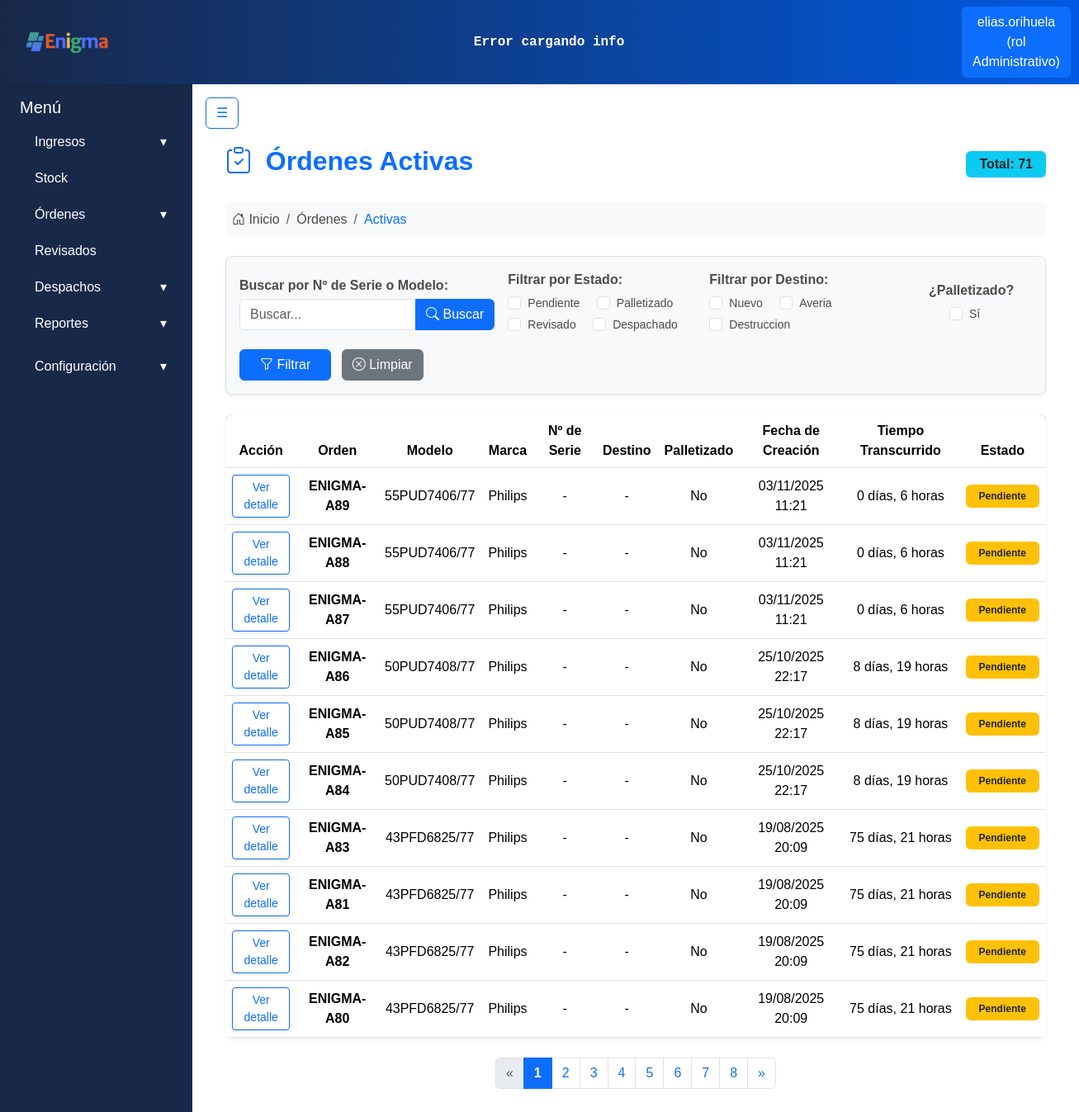
The app's page /ordenes/ordenes/activas/ (signed in) with its own data.
### apps/usuarios/models.py (models this page shows, shortened)
class Usuarios(AbstractBaseUser):
    username = models.CharField('Nombre de usuario', unique= True, max_length=60)
    email = models.EmailField('Correo electronico', max_length=254, unique= True)
    nombre = models.CharField(max_length=50)
    apellido = models.CharField(max_length=50)
    rol = models.ForeignKey(Roles, on_delete=models.CASCADE)
    activo = models.BooleanField(default=True)
    is_admin = models.BooleanField(default = False)
    is_superuser = models.BooleanField(default=False)
    is_staff = models.BooleanField(default=False)
    objects = UsuariosManager()
    USERNAME_FIELD = 'username'
    REQUIRED_FIELDS = ['nombre', 'apellido', 'email'] #campos necesarios para crear la cuenta por consola

class Roles(models.Model):
    id = models.AutoField(primary_key=True)
    nombre = models.CharField(max_length=50)
    def __str__(self):
        return self.nombre

### apps/ordenes/models.py (models this page shows, shortened)
class Estados(models.Model):
    nombre_estado = models.CharField(max_length=30)

class Destinos(models.Model):
    nombre_destino = models.CharField(max_length=30)

class Ordenes(ModeloBaseConUsuario):  # HEREDA el usuario y el save()
    remito_id = models.ForeignKey('ingresos.Remitos', on_delete=models.CASCADE)
    equipo_id = models.ForeignKey('Equipos', on_delete=models.CASCADE)
    estado_id = models.ForeignKey('Estados', on_delete=models.CASCADE)
    falla_detectada = models.CharField(max_length=50, null=True, blank=True)
    reparacion = models.CharField(max_length=50, null=True, blank=True)
    fecha_revision = models.DateTimeField(null=True, blank=True)
    editado_por = models.ForeignKey(
        User, on_delete=models.SET_NULL, null=True, blank=True, related_name='ordenes_editadas'
    )
    palletizado_por = models.ForeignKey(
        User, on_delete=models.SET_NULL, null=True, blank=True, related_name='ordenes_palletizadas'
    )
    orden_activa = models.BooleanField(default=True)
    fecha_creacion = models.DateTimeField(auto_now_add=True)
    modificacion_id = models.ForeignKey('HistorialOrdenes', on_delete=models.CASCADE, null=True, blank=True)
    destino = models.ForeignKey('Destinos', on_delete=models.CASCADE, null=True, blank=True)
    equipo_palletizado = models.BooleanField(default=False)

### apps/ingresos/models.py (models this page shows, shortened)
class Productos(models.Model):
    id = models.AutoField(primary_key=True)
    marca = models.CharField(max_length=30)
    modelo = models.CharField(max_length=50, unique=True)

### apps/ordenes/views.py (the view)
# urls.py: path('ordenes/activas/', login_required(OrdenesActivasListView.as_view()), name='ordenes_activas'),
class OrdenesActivasListView(LoginRequiredMixin, ListView):
    model = Ordenes
    template_name = 'ordenes/ordenes_activas.html'
    context_object_name = 'ordenes'
    paginate_by = 10  # 🔹 Paginación: 10 por página
    def get_queryset(self):
        queryset = Ordenes.objects.select_related(
            'equipo_id__producto_id', 'estado_id', 'destino'
        ).filter(orden_activa=True).order_by('-fecha_creacion')
        estados = self.request.GET.getlist('estado')
        destinos = self.request.GET.getlist('destino')
        palletizado = self.request.GET.getlist('palletizado')
        buscar = self.request.GET.get('buscar', '').strip()
        if estados:
            queryset = queryset.filter(estado_id__in=estados)
        if destinos:
            queryset = queryset.filter(destino__in=destinos)
        if palletizado:
            queryset = queryset.filter(equipo_palletizado=True)
        if buscar:
            queryset = queryset.filter(
                models.Q(equipo_id__numero_serie__icontains=buscar) |
                models.Q(equipo_id__producto_id__modelo__icontains=buscar)
            )
        return queryset
    def get_context_data(self, **kwargs):
        context = super().get_context_data(**kwargs)
        datos_ordenes = []
        for orden in context['ordenes']:
            datos_ordenes.append({
                'id': orden.id,
                'modelo': orden.equipo_id.producto_id.modelo,
                'marca': orden.equipo_id.producto_id.marca,
                'numero_serie': orden.equipo_id.numero_serie,
                'fecha_creacion': orden.fecha_creacion,
                'tiempo_transcurrido': now() - orden.fecha_creacion,
                'estado': orden.estado_id.nombre_estado,
                'destino': orden.destino.nombre_destino if orden.destino else '-',
                'palletizado': 'Sí' if orden.equipo_palletizado else 'No',
            })
        context['ordenes'] = datos_ordenes
        context['total_ordenes'] = self.get_queryset().count()
        context['estados'] = Estados.objects.all()
        context['destinos'] = Destinos.objects.all()
        context['filtro_estados'] = self.request.GET.getlist('estado')
        context['filtro_destinos'] = self.request.GET.getlist('destino')
        context['filtro_palletizado'] = self.request.GET.getlist('palletizado')
        context['buscar'] = self.request.GET.get('buscar', '')
        return context

### apps/ordenes/templates/ordenes/ordenes_activas.html (shortened to what this page needs)
{% extends 'base.html' %}
{% block content %}
<div class="page-container px-4 mt-3">
    <div class="d-flex justify-content-between align-items-center mb-4">
        <h2 class="fw-bold text-primary">
            <i class="bi bi-clipboard-check text-primary me-2"></i>
            Órdenes Activas
        </h2>
        {% if total_ordenes %}
        <span class="badge bg-info text-dark fs-6 px-3 py-2 shadow-sm">
            Total: {{ total_ordenes }}
        </span>
        {% endif %}
    </div>
    <nav aria-label="breadcrumb" class="mb-4">
        <ol class="breadcrumb bg-light rounded p-2">
            <li class="breadcrumb-item">
                <i class="bi bi-house-door"></i> Inicio
            </li>
            <li class="breadcrumb-item">
                Órdenes
            </li>
            <li class="breadcrumb-item text-primary" aria-current="page">Activas</li>
        </ol>
    </nav>
    <form method="get" class="mb-4 p-3 border rounded-3 shadow-sm bg-light">
        <div class="row g-3 align-items-center">
            <div class="col-md-4">
                <label for="buscar" class="form-label fw-bold mb-1">Buscar por Nº de Serie o Modelo:</label>
                <div class="input-group">
                    <input type="text" id="buscar" name="buscar" class="form-control"
                           placeholder="Buscar..." value="{{ buscar }}">
                    <button class="btn btn-primary" type="submit">
                        <i class="bi bi-search"></i> Buscar
                    </button>
                </div>
            </div>
            <div class="col-md-3">
                <label class="form-label fw-bold mb-1">Filtrar por Estado:</label><br>
                {% for estado in estados %}
                <div class="form-check form-check-inline">
                    <input class="form-check-input" type="checkbox" name="estado" value="{{ estado.id }}"
                        {% if estado.id|stringformat:"s" in filtro_estados %}checked{% endif %}>
                    <label class="form-check-label small">{{ estado.nombre_estado }}</label>
                </div>
                {% endfor %}
            </div>
            <div class="col-md-3">
                <label class="form-label fw-bold mb-1">Filtrar por Destino:</label><br>
                {% for destino in destinos %}
                <div class="form-check form-check-inline">
                    <input class="form-check-input" type="checkbox" name="destino" value="{{ destino.id }}"
                        {% if destino.id|stringformat:"s" in filtro_destinos %}checked{% endif %}>
                    <label class="form-check-label small">{{ destino.nombre_destino }}</label>
                </div>
                {% endfor %}
            </div>
            <div class="col-md-2 text-center">
                <label class="form-label fw-bold mb-1">¿Palletizado?</label><br>
                <div class="form-check form-check-inline">
                    <input class="form-check-input" type="checkbox" name="palletizado" value="1"
                        {% if "1" in filtro_palletizado %}checked{% endif %}>
                    <label class="form-check-label small">Sí</label>
                </div>
            </div>
        </div>
        <div class="mt-3">
            <button type="submit" class="btn btn-primary px-4 me-2">
                <i class="bi bi-funnel"></i> Filtrar
            </button>
            <a href="{% url 'ordenes_activas' %}" class="btn btn-secondary">
                <i class="bi bi-x-circle"></i> Limpiar
            </a>
        </div>
    </form>
    <div class="table-responsive shadow-sm rounded-3">
        <table class="table table-hover align-middle text-center m-0">
            <thead class="table-header bg-primary text-white">
                <tr>
                    <th>Acción</th>
                    <th>Orden</th>
                    <th>Modelo</th>
                    <th>Marca</th>
                    <th>Nº de Serie</th>
                    <th>Destino</th>
                    <th>Palletizado</th>
                    <th>Fecha de Creación</th>
                    <th>Tiempo Transcurrido</th>
                    <th>Estado</th>
                </tr>
            </thead>
            <tbody>
                {% for orden in ordenes %}
                <tr>
                    <td>
                        <a href="{% url 'orden_detalle' orden.id %}"
                            class="btn btn-outline-primary btn-sm shadow-sm">
                            Ver detalle
                        </a>
                    </td>
                    <td><strong>ENIGMA-A{{ orden.id }}</strong></td>
                    <td>{{ orden.modelo|default:"-" }}</td>
                    <td>{{ orden.marca|default:"-" }}</td>
                    <td>{{ orden.numero_serie|default:"-" }}</td>
                    <td>{{ orden.destino|default:"-" }}</td>
                    <td>{{ orden.palletizado|default:"No" }}</td>
                    <td>{{ orden.fecha_creacion|date:"d/m/Y H:i" }}</td>
                    <td>
                        {% with orden.tiempo_transcurrido as t %}
                            {{ t.days }} días, {% widthratio t.seconds 3600 1 %} horas
                        {% endwith %}
                    </td>
                    <td>
                        {% if orden.estado == "Pendiente" %}
                            <span class="badge bg-warning text-dark px-3 py-2">Pendiente</span>
                        {% elif orden.estado == "Revisado" %}
                            <span class="badge bg-success px-3 py-2">Revisado</span>
                        {% elif orden.estado == "Palletizado" %}
                            <span class="badge bg-primary px-3 py-2">Palletizado</span>
                        {% elif orden.estado == "Despachado" %}
                            <span class="badge bg-secondary px-3 py-2">Despachado</span>
                        {% else %}
                            <span class="badge bg-light text-dark px-3 py-2">{{ orden.estado|default:"-" }}</span>
                        {% endif %}
                    </td>
                </tr>
                {% empty %}
                <tr>
                    <td colspan="10" class="text-muted py-4">No hay órdenes activas.</td>
                </tr>
                {% endfor %}
            </tbody>
        </table>
    </div>
    {% if is_paginated %}
    <nav aria-label="Page navigation" class="mt-4">
        <ul class="pagination justify-content-center">
            {% if page_obj.has_previous %}
            <li class="page-item">
                <a class="page-link" href="?{% for key,value in request.GET.items %}{% if key != 'page' %}{{ key }}={{ value }}&{% endif %}{% endfor %}page={{ page_obj.previous_page_number }}" aria-label="Anterior">
                    <span aria-hidden="true">&laquo;</span>
                </a>
            </li>
            {% else %}
            <li class="page-item disabled"><span class="page-link">&laquo;</span></li>
            {% endif %}
            {% for i in paginator.page_range %}
                {% if page_obj.number == i %}
                    <li class="page-item active"><span class="page-link">{{ i }}</span></li>
                {% else %}
                    <li class="page-item">
                        <a class="page-link" href="?{% for key,value in request.GET.items %}{% if key != 'page' %}{{ key }}={{ value }}&{% endif %}{% endfor %}page={{ i }}">{{ i }}</a>
                    </li>
                {% endif %}
            {% endfor %}
            {% if page_obj.has_next %}
            <li class="page-item">
                <a class="page-link" href="?{% for key,value in request.GET.items %}{% if key != 'page' %}{{ key }}={{ value }}&{% endif %}{% endfor %}page={{ page_obj.next_page_number }}" aria-label="Siguiente">
                    <span aria-hidden="true">&raquo;</span>
                </a>
            </li>
            {% else %}
            <li class="page-item disabled"><span class="page-link">&raquo;</span></li>
            {% endif %}
        </ul>
    </nav>
    {% endif %}
</div>
{% endblock %}

### templates/includes/header.html (shortened to what this page needs)
{% load static %}
<nav class="navbar navbar-expand-lg shadow-sm navbar-gradient">
  <div class="container-fluid">
    <a class="navbar-brand d-flex align-items-center" href="{% url 'core:dashboard' %}">
      <div class="card-header p-0 bg-transparent border-0">
        <img class="logo_form" src="{% static 'img/enigmaLogoNuevo.png' %}" alt="Enigma Logo">
      </div>
    </a>
    <div class="mx-auto text-center d-none d-lg-block">
        <div class="ticker-container text-white py-1 px-2 rounded">
            <div class="ticker" id="ticker-api">
            </div>
        </div>
    </div>
    <div class="d-flex ms-auto">
      {% if user.is_authenticated %}
        <div class="dropdown">
          <a class="btn btn-primary" href="#" role="button" id="dropdownUser" data-bs-toggle="dropdown" aria-expanded="false">
            {{ user.username }} (rol {{ user.rol }})
          </a>
        </div>
      {% else %}
        <a href="{% url 'usuarios:register' %}" class="btn btn-outline-primary me-2">Registrarse</a>
        <a href="{% url 'usuarios:login' %}" class="btn btn-outline-success">Login</a>
      {% endif %}
    </div>
  </div>
</nav>

### static/css/style.css (style rules this page uses)
:root { --color-bg-navbar-solid:linear-gradient(90deg, #182848 0%, #005ae1 100%); }
.navbar-gradient { background: var(--color-bg-navbar-solid); }
.logo_form { width: auto; height: 40px; margin-right: 10px; margin-left: 0.8rem; }
h2 { color: #e02626; }
.active { background-color: #001d3a !important; font-weight: bold; border-radius: 0.25rem; }
body { font-family: Arial, sans-serif; color: #4b4b4b; }
h1, h2 { text-align: center; color: #0056b3; }
.ticker-container { color: #E0F2FE; overflow: hidden; white-space: nowrap; position: relative; width: 1000px; font-weight: bold; font-family: monospace; border-radius: 0.25rem; }
.ticker { display: inline-block; white-space: nowrap; animation: scrollTicker 50s linear infinite; }

### records on screen
Usuarios: username "elias.orihuela", rol "Administrativo"
Estados: nombre_estado "Pendiente"
Estados: nombre_estado "Palletizado"
Estados: nombre_estado "Revisado"
Estados: nombre_estado "Despachado"
Destinos: nombre_destino "Nuevo"
Destinos: nombre_destino "Averia"
Destinos: nombre_destino "Destruccion"
Productos: modelo "55PUD7406/77" "55PUD7406/77" "55PUD7406/77", marca "Philips" "Philips" "Philips"
Ordenes: fecha_creacion "03/11/2025 11:21"
Ordenes: fecha_creacion "03/11/2025 11:21"
Ordenes: fecha_creacion "03/11/2025 11:21"
Productos: modelo "50PUD7408/77" "50PUD7408/77" "50PUD7408/77", marca "Philips" "Philips" "Philips"
Ordenes: fecha_creacion "25/10/2025 22:17"
Ordenes: fecha_creacion "25/10/2025 22:17"
Ordenes: fecha_creacion "25/10/2025 22:17"
Productos: modelo "43PFD6825/77" "43PFD6825/77" "43PFD6825/77" "43PFD6825/77", marca "Philips" "Philips" "Philips" "Philips"
Ordenes: fecha_creacion "19/08/2025 20:09"
Ordenes: fecha_creacion "19/08/2025 20:09"
Ordenes: fecha_creacion "19/08/2025 20:09"
Ordenes: fecha_creacion "19/08/2025 20:09"

### other values on screen
{{ total_ordenes }} "71"
{{ orden.id }} "89" "88" "87" "86" "85" "84" "83" "81" "82" "80"
{{ orden.numero_serie|default:"-" }} "-" "-" "-" "-" "-" "-" "-" "-" "-" "-"
{{ orden.destino|default:"-" }} "-" "-" "-" "-" "-" "-" "-" "-" "-" "-"
{{ orden.palletizado|default:"No" }} "No" "No" "No" "No" "No" "No" "No" "No" "No" "No"
{{ t.days }} "0" "0" "0" "8" "8" "8" "75" "75" "75" "75"
{{ i }} "1"
{{ i }} "2" "3" "4" "5" "6" "7" "8"
